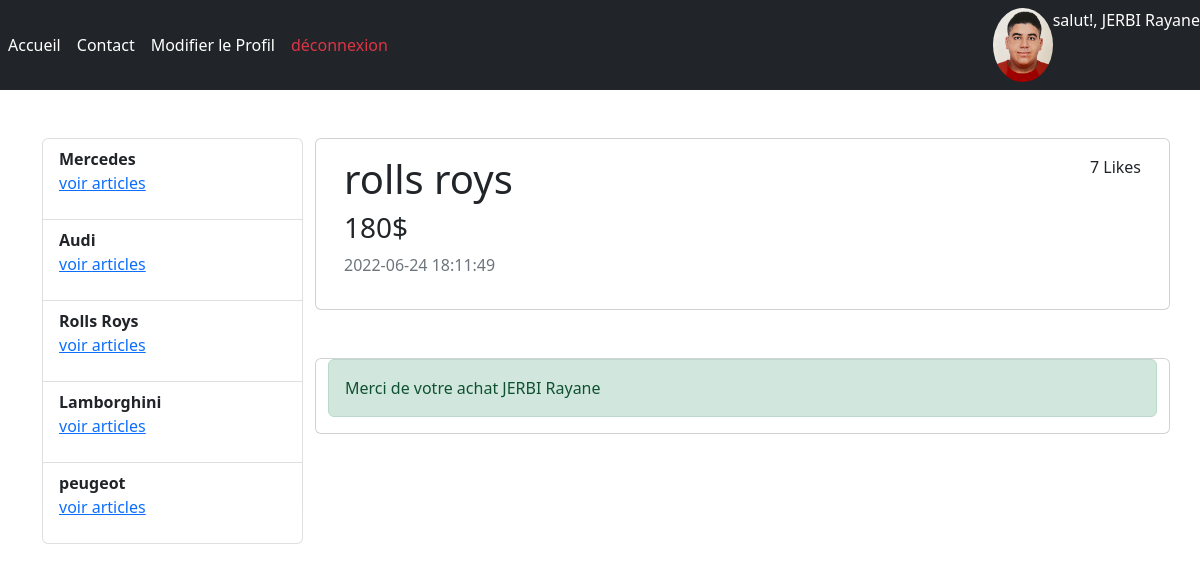
/buy_article.php?id=5 (signed in), run on the app's committed database.
### tables this page shows
CREATE TABLE IF NOT EXISTS `categories` (
  `id_category` int(11) NOT NULL AUTO_INCREMENT,
  `label_category` varchar(250) NOT NULL,
  PRIMARY KEY (`id_category`)
);

CREATE TABLE IF NOT EXISTS `articles` (
  `id_article` int(11) NOT NULL AUTO_INCREMENT,
  `label_article` varchar(250) NOT NULL,
  `photo_article` varchar(250) NOT NULL,
  `decription_article` text NOT NULL,
  `price` varchar(255) NOT NULL,
  `createdAt` timestamp NOT NULL DEFAULT CURRENT_TIMESTAMP,
  `likes` int(11) NOT NULL DEFAULT '0',
  `category_id` int(11) NOT NULL,
  `quantite` int(11) DEFAULT NULL,
  PRIMARY KEY (`id_article`)
);

### buy_article.php (the view, shortened to what this page needs)
<?php
  require_once('connection_db.php');
?>
<!doctype html>
<html lang="en">
  <head>
    <link href="https://cdn.jsdelivr.net/npm/bootstrap@5.2.0-beta1/dist/css/bootstrap.min.css" rel="stylesheet">
  </head>
  <body>
        <?php $article = null;  if ($_GET['id']) {
          $article = $_GET['id'];
        } ?>
      <?php include_once ('./components/navbar.php');?>
      <div class="container mt-5">
          <div class="row">
            <div class="col-sm-3">
            <?php include_once ('./components/side_menu.php');?>
            </div>
            <div class="col-sm-9">
              <div class="row">
                <?php
                    $req = 'SELECT * FROM `articles`,categories WHERE articles.category_id = categories.id_category AND articles.id_article = '.$article;
                    $reqArtciles = $con->prepare($req);
                    $reqArtciles->execute(array());
                    while ($data = $reqArtciles->fetch()) {
                    echo '
                    <div class="card mb-5">
                        <div class="card-body">
                            <div class="d-flex justify-content-between">
                                <div>
                                <h1>'.$data['label_article'].'</h1>
                                <h3>'.$data['price'].'$</h3>
                                    <p class="text-muted">'.$data['createdAt'].'</p>
                                </div>
                                <div>
                                    <p>'.$data['likes'].' Likes</p>
                                </div>
                            </div>
                        </div>
                    </div>
                    <div class="card mb-5">
                        <div class="alert alert-success">Merci de votre achat '.$_SESSION['fullname'].'</div>
                    </div>
                    ';
                    }
                ?>
              </div>
            </div>
          </div>
      </div>
  </body>
</html>

### components/side_menu.php
<?php
$reqCategories = $con->prepare('SELECT * FROM `categories`');
$reqCategories->execute(array());
echo '
<ul class="list-group">';
    while ($data = $reqCategories->fetch()) {
        echo '<li class="list-group-item">
                    <p>
                    <strong>'.$data['label_category'].'</strong> <br>
                    <a href="index.php?article='.$data['id_category'].'">voir articles</a>
                    </p>
            </li>
        ';
    }
echo '
</ul>
';
?>

### data on the page
categories: label_category "Mercedes"
categories: label_category "Audi"
categories: label_category "Rolls Roys"
categories: label_category "Lamborghini"
categories: label_category "peugeot"
articles: label_article "rolls roys", price "180", createdAt "2022-06-24 18:11:49", likes "7"

### other printed values
$_SESSION['fullname'] "JERBI Rayane"
